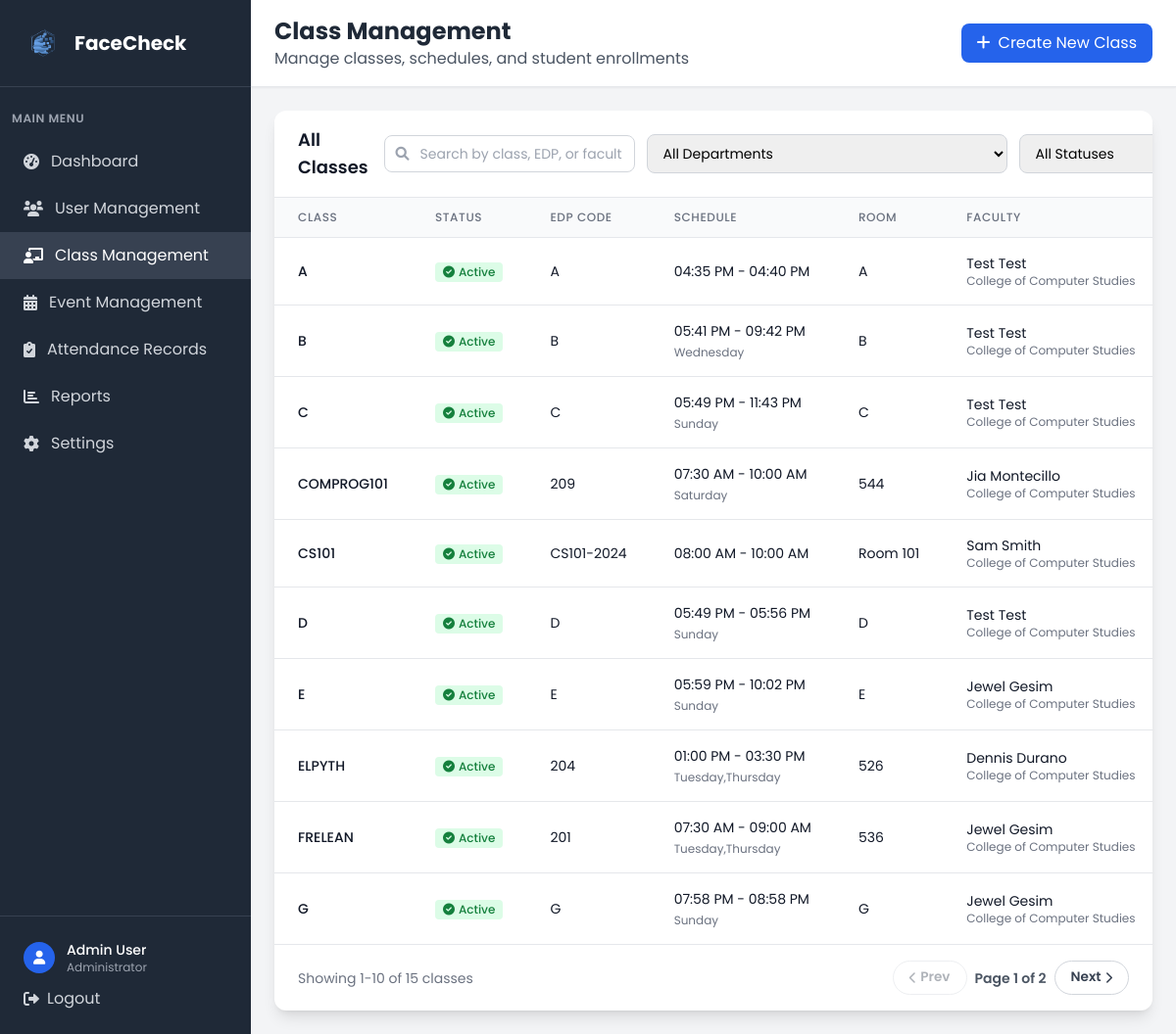
The app's page /admin/classes (signed in) with its own data.
### tables this page shows
CREATE TABLE class (
            class_id INTEGER PRIMARY KEY AUTOINCREMENT,
            class_name VARCHAR(20) NOT NULL,
            edpcode VARCHAR(20) NOT NULL UNIQUE,
            start_time TIME,
            end_time TIME,
            room VARCHAR(10),
            faculty_id INTEGER NOT NULL, is_active BOOLEAN DEFAULT 1,
            FOREIGN KEY (faculty_id) REFERENCES faculty(faculty_id)
        );

### app.py (the view, shortened to what this page needs)
@app.route('/admin/classes')
def admin_classes():
    if 'user_id' not in session or session['role'] != 'admin':
        return redirect(url_for('login'))
    conn = get_db_connection()
    search = request.args.get('search', '').strip()
    dept_filter = request.args.get('dept', '').strip()
    status_filter = request.args.get('status', '').strip()  # 'active', 'inactive', or ''
    base_query = '''
        SELECT c.*, u.firstname, u.lastname, d.dept_name,
               GROUP_CONCAT(DISTINCT day.day_name) as days
        FROM class c
        JOIN faculty f ON c.faculty_id = f.faculty_id
        JOIN user u ON f.user_id = u.user_id
        LEFT JOIN department d ON u.dept_id = d.dept_id
        LEFT JOIN class_days cd ON c.class_id = cd.class_id
        LEFT JOIN days day ON cd.day_id = day.day_id
    '''
    where_clauses = []
    params = []
    if dept_filter:
        where_clauses.append('d.dept_id = ?')
        params.append(dept_filter)
    if status_filter == 'active':
        where_clauses.append('c.is_active = 1')
    elif status_filter == 'inactive':
        where_clauses.append('c.is_active = 0')
    if where_clauses:
        base_query += ' WHERE ' + ' AND '.join(where_clauses)
    base_query += '''
        GROUP BY c.class_id, c.class_name, c.edpcode, c.start_time, c.end_time, c.room,
                 c.faculty_id, u.firstname, u.lastname, d.dept_name, c.is_active
        ORDER BY c.is_active DESC, c.class_name
    '''
    classes_raw = conn.execute(base_query, tuple(params)).fetchall()
    classes = []
    for class_item in classes_raw:
        time_str = ''
        if class_item['start_time'] and class_item['end_time']:
            try:
                start_time = str(class_item['start_time'])
                end_time = str(class_item['end_time'])
                time_formats = ['%H:%M:%S', '%H:%M']
                start_dt = None
                end_dt = None
                for fmt in time_formats:
                    try:
                        start_dt = datetime.strptime(start_time, fmt)
                        end_dt = datetime.strptime(end_time, fmt)
                        break
                    except ValueError:
                        continue
                if start_dt and end_dt:
                    time_str = f"{start_dt.strftime('%I:%M %p')} - {end_dt.strftime('%I:%M %p')}"
                else:
                    time_str = f"{start_time} - {end_time}"
            except Exception as e:
                time_str = f"{class_item['start_time']} - {class_item['end_time']}"
        formatted_class = dict(class_item)
        formatted_class['formatted_time'] = time_str
        classes.append(formatted_class)
    faculty = conn.execute('''
        SELECT f.faculty_id, u.firstname, u.lastname, d.dept_name
        FROM faculty f
        JOIN user u ON f.user_id = u.user_id
        LEFT JOIN department d ON u.dept_id = d.dept_id
        WHERE u.is_active = 1
        ORDER BY u.firstname, u.lastname
    ''').fetchall()
    departments = conn.execute('SELECT dept_id, dept_name FROM department ORDER BY dept_name').fetchall()
    conn.close()
    return render_template('admin_classes.html',
                           classes=classes,
                           faculty=faculty,
                           departments=departments,
                           search=search,
                           selected_dept=dept_filter,
                           selected_status=status_filter)

### templates/admin_classes.html (shortened to what this page needs)
<!DOCTYPE html>
<html lang="en">
<head>
    <script src="https://cdn.tailwindcss.com"></script>
    <link href="https://cdnjs.cloudflare.com/ajax/libs/font-awesome/6.0.0/css/all.min.css" rel="stylesheet">
    <link rel="stylesheet" href="{{ url_for('static', filename='css/global.css') }}">
</head>
<body class="bg-gray-100">
    <div class="flex h-screen">
        <div class="w-64 bg-gray-800 text-white">
            <div class="p-6 border-b border-gray-700">
                <div class="flex items-center">
                    <img src="{{ url_for('static', filename='img/FaceCheck_Logo.png') }}" alt="FaceCheck logo" class="w-10 h-10 mr-3">
                    <h1 class="text-xl font-bold">FaceCheck</h1>
                </div>
            </div>
            <nav class="mt-6">
                <div class="px-3">
                    <div class="text-xs font-semibold text-gray-400 uppercase tracking-wider mb-3">Main Menu</div>
                </div>
                <a href="{{ url_for('dashboard') }}" class="flex items-center px-6 py-3 text-gray-300 hover:bg-gray-700 hover:text-white transition duration-200">
                    <i class="fas fa-tachometer-alt mr-3"></i>
                    Dashboard
                </a>
                <a href="{{ url_for('admin_users') }}" class="flex items-center px-6 py-3 text-gray-300 hover:bg-gray-700 hover:text-white transition duration-200">
                    <i class="fas fa-users mr-3"></i>
                    User Management
                </a>
                <a href="{{ url_for('admin_classes') }}" class="flex items-center px-6 py-3 bg-gray-700 text-white">
                    <i class="fas fa-chalkboard-teacher mr-3"></i>
                    Class Management
                </a>
                <a href="{{ url_for('admin_events') }}" class="flex items-center px-6 py-3 text-gray-300 hover:bg-gray-700 hover:text-white transition duration-200">
                    <i class="fas fa-calendar-alt mr-3"></i>
                    Event Management
                </a>
                <a href="{{ url_for('admin_attendance') }}" class="flex items-center px-6 py-3 text-gray-300 hover:bg-gray-700 hover:text-white transition duration-200">
                    <i class="fas fa-clipboard-check mr-3"></i>
                    Attendance Records
                </a>
                <a href="/reports" class="flex items-center px-6 py-3 text-gray-300 hover:bg-gray-700 hover:text-white transition duration-200">
                    <i class="fas fa-chart-bar mr-3"></i>
                    Reports
                </a>
                <a href="/settings" class="flex items-center px-6 py-3 text-gray-300 hover:bg-gray-700 hover:text-white transition duration-200">
                    <i class="fas fa-cog mr-3"></i>
                    Settings
                </a>
            </nav>
            <div class="absolute bottom-0 w-64 p-6 border-t border-gray-700">
                <div class="flex items-center">
                    <div class="w-8 h-8 bg-blue-600 rounded-full flex items-center justify-center mr-3">
                        <i class="fas fa-user text-white text-sm"></i>
                    </div>
                    <div>
                        <div class="text-sm font-medium">Admin User</div>
                        <div class="text-xs text-gray-400">Administrator</div>
                    </div>
                </div>
                <a href="{{ url_for('logout') }}" class="mt-3 flex items-center text-gray-300 hover:text-white transition duration-200">
                    <i class="fas fa-sign-out-alt mr-2"></i>
                    Logout
                </a>
            </div>
        </div>
        <div class="flex-1 flex flex-col overflow-hidden">
            <header class="bg-white shadow-sm border-b border-gray-200">
                <div class="px-6 py-4">
                    <div class="flex items-center justify-between">
                        <div>
                            <h2 class="text-2xl font-bold text-gray-800">Class Management</h2>
                            <p class="text-gray-600">Manage classes, schedules, and student enrollments</p>
                        </div>
                        <a href="{{ url_for('create_class') }}" class="bg-blue-600 text-white px-4 py-2 rounded-lg hover:bg-blue-700 transition duration-200">
                            <i class="fas fa-plus mr-2"></i>Create New Class
                        </a>
                    </div>
                </div>
            </header>
            <main class="flex-1 overflow-y-auto p-6">
                <div class="bg-white rounded-xl shadow-lg overflow-hidden">
                    <div class="px-6 py-4 border-b border-gray-200">
                        <div class="flex flex-col md:flex-row md:items-center md:justify-between gap-4">
                            <h3 class="text-lg font-semibold text-gray-900">All Classes</h3>
                            <form method="GET" action="{{ url_for('admin_classes') }}" class="flex flex-col md:flex-row gap-3 md:items-center">
                                <div class="relative">
                                    <span class="absolute inset-y-0 left-0 pl-3 flex items-center pointer-events-none">
                                    </span>
                                    <input
                                        type="text"
                                        name="search"
                                        value="{{ search or '' }}"
                                        placeholder="Search by class, EDP, or faculty"
                                        class="pl-9 pr-3 py-2 border border-gray-300 rounded-lg text-sm focus:ring-2 focus:ring-blue-500 focus:border-blue-500 w-64"
                                    >
                                </div>
                                <div class="flex flex-col md:flex-row gap-3">
                                    <select
                                        name="dept"
                                        class="py-2 px-3 border border-gray-300 rounded-lg text-sm focus:ring-2 focus:ring-blue-500 focus:border-blue-500 min-w-[200px]"
                                    >
                                        <option value="">All Departments</option>
                                    </select>
                                    <select
                                        name="status"
                                        class="py-2 px-3 border border-gray-300 rounded-lg text-sm focus:ring-2 focus:ring-blue-500 focus:border-blue-500 min-w-[160px]"
                                    >
                                        <option value="" {% if not selected_status %}selected{% endif %}>All Statuses</option>
                                    </select>
                                </div>
                            </form>
                        </div>
                    </div>
                    {% if classes %}
                    <div class="overflow-x-auto">
                        <table class="min-w-full divide-y divide-gray-200">
                            <thead class="bg-gray-50">
                                <tr>
                                    <th class="px-6 py-3 text-left text-xs font-medium text-gray-500 uppercase tracking-wider">Class</th>
                                    <th class="px-6 py-3 text-left text-xs font-medium text-gray-500 uppercase tracking-wider">Status</th>
                                    <th class="px-6 py-3 text-left text-xs font-medium text-gray-500 uppercase tracking-wider">EDP Code</th>
                                    <th class="px-6 py-3 text-left text-xs font-medium text-gray-500 uppercase tracking-wider">Schedule</th>
                                    <th class="px-6 py-3 text-left text-xs font-medium text-gray-500 uppercase tracking-wider">Room</th>
                                    <th class="px-6 py-3 text-left text-xs font-medium text-gray-500 uppercase tracking-wider">Faculty</th>
                                </tr>
                            </thead>
                            <tbody class="bg-white divide-y divide-gray-200" id="classesTableBody">
                                {% for class in classes %}
                                <tr class="class-row hover:bg-gray-50 {% if not class.is_active %}opacity-60 bg-gray-50{% endif %}">
                                    <td class="px-6 py-4 whitespace-nowrap">
                                        <div class="text-sm font-medium {% if class.is_active %}text-gray-900{% else %}text-gray-500{% endif %}">{{ class.class_name }}</div>
                                    </td>
                                    <td class="px-6 py-4 whitespace-nowrap">
                                        {% if not class.is_active %}
                                        <span class="inline-flex items-center px-2 py-0.5 rounded text-xs font-medium bg-gray-200 text-gray-700">
                                            <i class="fas fa-ban mr-1 text-xs"></i>Deactivated
                                        </span>
                                        {% else %}
                                        <span class="inline-flex items-center px-2 py-0.5 rounded text-xs font-medium bg-green-100 text-green-700">
                                            <i class="fas fa-check-circle mr-1 text-xs"></i>Active
                                        </span>
                                        {% endif %}
                                    </td>
                                    <td class="px-6 py-4 whitespace-nowrap">
                                        <div class="text-sm {% if class.is_active %}text-gray-900{% else %}text-gray-500{% endif %}">{{ class.edpcode }}</div>
                                    </td>
                                    <td class="px-6 py-4 whitespace-nowrap">
                                        <div class="text-sm {% if class.is_active %}text-gray-900{% else %}text-gray-500{% endif %}">
                                            {{ class.formatted_time or 'TBA' }}
                                        </div>
                                        {% if class.days %}
                                        <div class="text-xs text-gray-500 mt-1">
                                            {{ class.days }}
                                        </div>
                                        {% endif %}
                                    </td>
                                    <td class="px-6 py-4 whitespace-nowrap">
                                        <div class="text-sm {% if class.is_active %}text-gray-900{% else %}text-gray-500{% endif %}">{{ class.room or 'TBA' }}</div>
                                    </td>
                                    <td class="px-6 py-4 whitespace-nowrap">
                                        <div class="text-sm {% if class.is_active %}text-gray-900{% else %}text-gray-500{% endif %}">{{ class.firstname }} {{ class.lastname }}</div>
                                        <div class="text-xs text-gray-500">{{ class.dept_name or 'No Department' }}</div>
                                    </td>
                                </tr>
                                {% endfor %}
                            </tbody>
                        </table>
                    </div>
                    <div class="px-6 py-4 border-t border-gray-200 flex flex-col md:flex-row items-center justify-between gap-4">
                        <p id="classPaginationInfo" class="text-sm text-gray-500"></p>
                        <div class="flex items-center gap-2">
                            <button type="button" id="classPrevPage" class="pagination-btn">
                                <i class="fas fa-chevron-left mr-1 text-xs"></i>Prev
                            </button>
                            <span id="classPaginationPage" class="text-sm font-semibold text-gray-600"></span>
                            <button type="button" id="classNextPage" class="pagination-btn">
                                Next<i class="fas fa-chevron-right ml-1 text-xs"></i>
                            </button>
                        </div>
                    </div>
                    {% endif %}
                </div>
            </main>
        </div>
    </div>
</body>
</html>

### records on screen
class: class_name "A", is_active True (drawn), edpcode "A", formatted_time "04:35 PM - 04:40 PM", room "A", firstname "Test", lastname "Test", dept_name "College of Computer Studies"
class: class_name "B", is_active True (drawn), edpcode "B", formatted_time "05:41 PM - 09:42 PM", days "Wednesday", room "B", firstname "Test", lastname "Test", dept_name "College of Computer Studies"
class: class_name "C", is_active True (drawn), edpcode "C", formatted_time "05:49 PM - 11:43 PM", days "Sunday", room "C", firstname "Test", lastname "Test", dept_name "College of Computer Studies"
class: class_name "COMPROG101", is_active True (drawn), edpcode "209", formatted_time "07:30 AM - 10:00 AM", days "Saturday", room "544", firstname "Jia", lastname "Montecillo", dept_name "College of Computer Studies"
class: class_name "CS101", is_active True (drawn), edpcode "CS101-2024", formatted_time "08:00 AM - 10:00 AM", room "Room 101", firstname "Sam", lastname "Smith", dept_name "College of Computer Studies"
class: class_name "D", is_active True (drawn), edpcode "D", formatted_time "05:49 PM - 05:56 PM", days "Sunday", room "D", firstname "Test", lastname "Test", dept_name "College of Computer Studies"
class: class_name "E", is_active True (drawn), edpcode "E", formatted_time "05:59 PM - 10:02 PM", days "Sunday", room "E", firstname "Jewel", lastname "Gesim", dept_name "College of Computer Studies"
class: class_name "ELPYTH", is_active True (drawn), edpcode "204", formatted_time "01:00 PM - 03:30 PM", days "Tuesday,Thursday", room "526", firstname "Dennis", lastname "Durano", dept_name "College of Computer Studies"
class: class_name "FRELEAN", is_active True (drawn), edpcode "201", formatted_time "07:30 AM - 09:00 AM", days "Tuesday,Thursday", room "536", firstname "Jewel", lastname "Gesim", dept_name "College of Computer Studies"
class: class_name "G", is_active True (drawn), edpcode "G", formatted_time "07:58 PM - 08:58 PM", days "Sunday", room "G", firstname "Jewel", lastname "Gesim", dept_name "College of Computer Studies"
